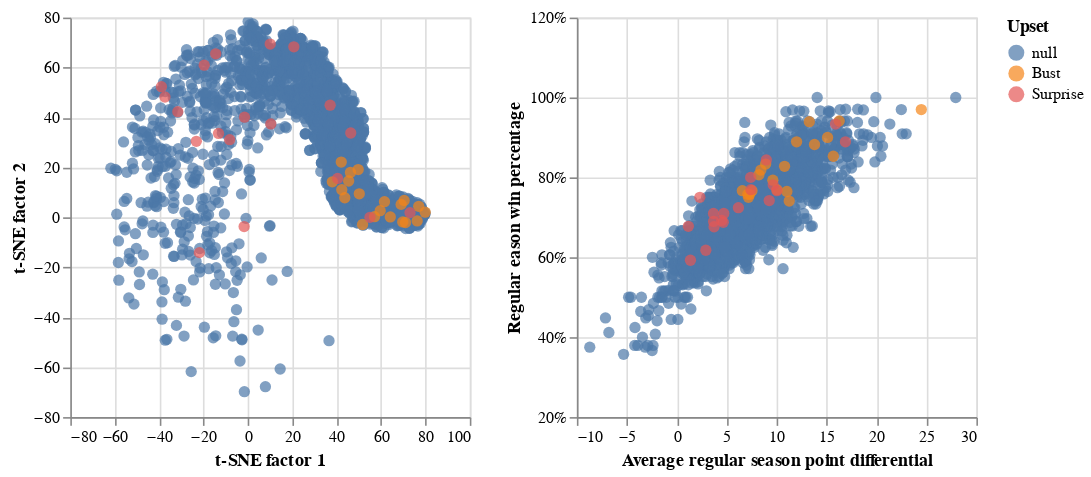

The notebook cell this image was saved under:
### Markdown cell above
### Can we predict "the upsets"?
In short, no. These upsets are compiled from [here](https://www.cbssports.com/college-basketball/news/march-madness-2019-the-10-biggest-upsets-ever-in-the-opening-weekend-of-the-tournament/) and [here](https://fansided.com/2020/03/16/biggest-march-madness-upsets-ncaa-tournament/10/) - underdogs shown in red. Generally, the model agrees with the experts. These were upsets and wouldn't have been predicted by this method. If anything this method would likely have predicted *no upset* with even greater conviction than a model trained on just aggregated points and wins. The only exception to this is the 1986 "upset" of Cleveland State over the Indiana Hoosiers. Both the embeddings model and the aggregated statistics indicate that Cleveland State may have been the better team. Perhaps it was an issue of name recognition that led this to be called an upset.

### Code cell
#collapse_hide
colorBy = alt.Color('Upset:N', scale=alt.Scale(scheme='tableau10'))
orderBy = alt.Order('Upset:N', sort='ascending')
base, chart1, chart2 = plot_comparison( df,colorBy, orderBy, axis_ranges)

base.encode(*chart1)  | base.encode(*chart2)

### Figure 1 — Vega-Lite specification as saved in the notebook (floating-point values rounded to 4 significant figures; data arrays with more than 128 entries replaced by an {"elided": "..."} marker saying what was removed)
{"config": {"view": {"continuousWidth": 400, "continuousHeight": 300}}, "hconcat": [{"mark": {"type": "point", "filled": true, "size": 50}, "encoding": {"color": {"condition": {"type": "nominal", "field": "Upset", "scale": {"scheme": "tableau10"}, "selection": "selector029"}, "value": "lightgray"}, "order": {"type": "nominal", "field": "Upset", "sort": "ascending"}, "tooltip": [{"type": "nominal", "field": "TeamName"}, {"type": "nominal", "field": "Seed"}], "x": {"type": "quantitative", "axis": {"title": "t-SNE factor 1"}, "field": "factor1", "scale": {"domain": [-80, 100]}}, "y": {"type": "quantitative", "axis": {"title": "t-SNE factor 2"}, "field": "factor2", "scale": {"domain": [-80, 80]}}}, "height": 250, "selection": {"selector029": {"type": "single", "empty": "all", "fields": ["TeamName"]}, "selector030": {"type": "interval", "bind": "scales", "encodings": ["x", "y"]}}, "width": 250}, {"mark": {"type": "point", "filled": true, "size": 50}, "encoding": {"color": {"condition": {"type": "nominal", "field": "Upset", "scale": {"scheme": "tableau10"}, "selection": "selector029"}, "value": "lightgray"}, "order": {"type": "nominal", "field": "Upset", "sort": "ascending"}, "tooltip": [{"type": "nominal", "field": "TeamName"}, {"type": "nominal", "field": "Seed"}], "x": {"type": "quantitative", "axis": {"title": "Average regular season point differential"}, "field": "RegPoint_diff", "scale": {"domain": [-10, 30]}}, "y": {"type": "quantitative", "axis": {"format": "%", "title": "Regular eason win percentage"}, "field": "RegWins", "scale": {"domain": [0.2, 1.2]}}}, "height": 250, "selection": {"selector029": {"type": "single", "empty": "all", "fields": ["TeamName"]}, "selector030": {"type": "interval", "bind": "scales", "encodings": ["x", "y"]}}, "width": 250}], "data": {"name": "data-ea9248b5f886e8edd7fe4e8b40540fe5"}, "$schema": "https://vega.github.io/schema/vega-lite/v4.8.1.json", "datasets": {"data-ea9248b5f886e8edd7fe4e8b40540fe5": {"elided": "2286 records"}}}
